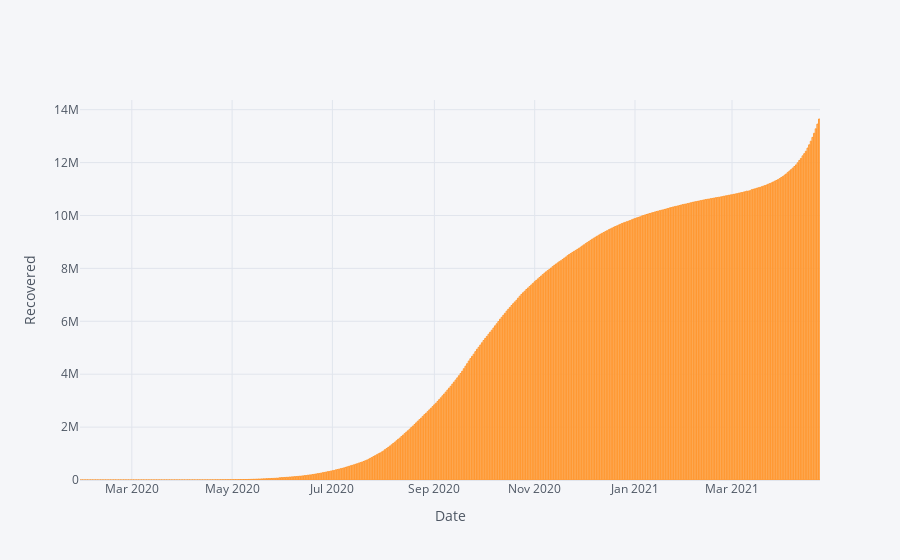

Source (notebook cell):
### Code cell
recovered.iplot(kind='bar',x='Date',y='Recovered',xTitle='Date',yTitle="Recovered")

### Figure 1 — Plotly figure (JSON) as saved in the notebook; plotly's stock layout.template omitted (floating-point values rounded to 4 significant figures; data arrays with more than 128 entries replaced by an {"elided": "..."} marker saying what was removed)
{"data": [{"marker": {"color": "rgba(255, 153, 51, 0.6)", "line": {"color": "rgba(255, 153, 51, 1.0)", "width": 1}}, "name": "Recovered", "orientation": "v", "text": "", "type": "bar", "x": {"elided": "450 str values"}, "y": {"elided": "450 int values"}}], "layout": {"legend": {"bgcolor": "#F5F6F9", "font": {"color": "#4D5663"}}, "paper_bgcolor": "#F5F6F9", "plot_bgcolor": "#F5F6F9", "title": {"font": {"color": "#4D5663"}}, "xaxis": {"gridcolor": "#E1E5ED", "showgrid": true, "tickfont": {"color": "#4D5663"}, "title": {"font": {"color": "#4D5663"}, "text": "Date"}, "zerolinecolor": "#E1E5ED"}, "yaxis": {"gridcolor": "#E1E5ED", "showgrid": true, "tickfont": {"color": "#4D5663"}, "title": {"font": {"color": "#4D5663"}, "text": "Recovered"}, "zerolinecolor": "#E1E5ED"}}}
